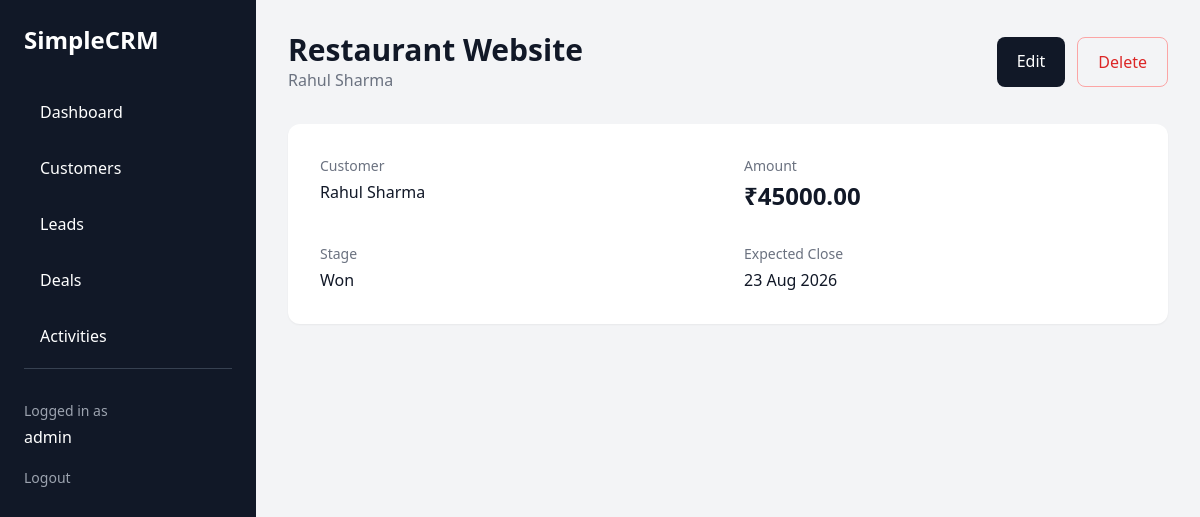
/deals/2/ (signed in), run on the app's committed database.
### crm/models.py (models this page shows, shortened)
class Deal(models.Model):
    STAGE_CHOICES = [
        ("proposal", "Proposal"),
        ("negotiation", "Negotiation"),
        ("won", "Won"),
        ("lost", "Lost"),
    ]
    name = models.CharField(max_length=150)
    customer = models.ForeignKey(
        Customer,
        on_delete=models.CASCADE,
        related_name="deals"
    )
    amount = models.DecimalField(
        max_digits=12,
        decimal_places=2
    )
    stage = models.CharField(
        max_length=20,
        choices=STAGE_CHOICES,
        default="proposal"
    )
    owner = models.ForeignKey(
    User,
    on_delete=models.SET_NULL,
    null=True,
    blank=True,
    related_name="deals",
    )
    expected_close_date = models.DateField(
        null=True,
        blank=True
    )
    created_at = models.DateTimeField(auto_now_add=True)

class Customer(models.Model):
    STATUS_CHOICES = [
        ("active", "Active"),
        ("inactive", "Inactive"),
    ]
    name = models.CharField(max_length=150)
    email = models.EmailField(blank=True)
    phone = models.CharField(max_length=30, blank=True)
    company = models.CharField(max_length=150, blank=True)
    notes = models.TextField(blank=True)
    status = models.CharField(
        max_length=20,
        choices=STATUS_CHOICES,
        default="active"
    )
    owner = models.ForeignKey(
    User,
    on_delete=models.SET_NULL,
    null=True,
    blank=True,
    related_name="customers",
    )
    created_at = models.DateTimeField(auto_now_add=True)
    updated_at = models.DateTimeField(auto_now=True)

### crm/views.py (the view)
@login_required
def deal_detail(request, pk):
    if is_manager_or_admin(request.user):
        deal = get_object_or_404(
            Deal.objects.select_related("customer"),
            pk=pk
        )
    else:
        deal = get_object_or_404(
            Deal.objects.select_related("customer"),
            pk=pk,
            owner=request.user
        )
    return render(
        request,
        "crm/deals/detail.html",
        {"deal": deal}
    )

### crm/views.py (called while the page is built)
def is_manager_or_admin(user):
    return user.is_superuser or user.is_staff

### crm/templates/crm/deals/detail.html (shortened to what this page needs)
{% extends "crm/base.html" %}
{% block content %}
<div class="flex justify-between items-center mb-8">
    <div>
        <h2 class="text-3xl font-bold">
            {{ deal.name }}
        </h2>
        <p class="text-gray-500">
            {{ deal.customer.name }}
        </p>
    </div>
    <div class="flex gap-3">
        <a
            href="{% url 'deal_edit' deal.pk %}"
            class="bg-gray-900 text-white px-5 py-3 rounded-lg"
        >
            Edit
        </a>
        <a
            href="{% url 'deal_delete' deal.pk %}"
            class="border border-red-300 text-red-600 px-5 py-3 rounded-lg"
        >
            Delete
        </a>
    </div>
</div>
<div class="bg-white rounded-xl shadow-sm p-8">
    <div class="grid md:grid-cols-2 gap-8">
        <div>
            <p class="text-sm text-gray-500">
                Customer
            </p>
            <a
                href="{% url 'customer_detail' deal.customer.pk %}"
                class="font-medium mt-1 inline-block hover:underline"
            >
                {{ deal.customer.name }}
            </a>
        </div>
        <div>
            <p class="text-sm text-gray-500">
                Amount
            </p>
            <p class="text-2xl font-bold mt-1">
                ₹{{ deal.amount }}
            </p>
        </div>
        <div>
            <p class="text-sm text-gray-500">
                Stage
            </p>
            <p class="font-medium mt-1">
                {{ deal.get_stage_display }}
            </p>
        </div>
        <div>
            <p class="text-sm text-gray-500">
                Expected Close
            </p>
            <p class="font-medium mt-1">
                {% if deal.expected_close_date %}
                    {{ deal.expected_close_date|date:"d M Y" }}
                {% else %}
                    Not specified
                {% endif %}
            </p>
        </div>
    </div>
</div>
{% endblock %}

### crm/templates/crm/base.html (shortened to what this page needs)
<!DOCTYPE html>
<html lang="en">
<head>
    <script src="https://cdn.tailwindcss.com"></script>
</head>
<body class="bg-gray-100 text-gray-900">
    <div class="flex min-h-screen">
        <aside class="w-64 bg-gray-900 text-white p-6">
            <h1 class="text-2xl font-bold mb-8">
                SimpleCRM
            </h1>
            <nav class="space-y-2">
                <a href="{% url 'dashboard' %}"
                   class="block px-4 py-3 rounded-lg hover:bg-gray-800">
                    Dashboard
                </a>
                <a href="{% url 'customer_list' %}"
                    class="block px-4 py-3 rounded-lg hover:bg-gray-800">
                        Customers
                </a>
                <a
    href="{% url 'lead_list' %}"
    class="block px-4 py-3 rounded-lg hover:bg-gray-800"
>
    Leads
</a>
                <a
    href="{% url 'deal_list' %}"
    class="block px-4 py-3 rounded-lg hover:bg-gray-800"
>
    Deals
</a>
                <a
    href="{% url 'activity_list' %}"
    class="block px-4 py-3 rounded-lg hover:bg-gray-800"
>
    Activities
</a>
<div class="mt-auto pt-8 border-t border-gray-700">
    <p class="text-sm text-gray-400">
        Logged in as
    </p>
    <p class="font-medium mt-1">
        {{ request.user.username }}
    </p>
    <form
        method="POST"
        action="{% url 'logout' %}"
        class="mt-4"
    >
        <button
            type="submit"
            class="text-sm text-gray-400 hover:text-white"
        >
            Logout
        </button>
    </form>
</div>
            </nav>
        </aside>
        <main class="flex-1 p-8">
            {% block content %}
            {% endblock %}
        </main>
    </div>
</body>
</html>

### data on the page
Deal: name "Restaurant Website", customer.name "Rahul Sharma", amount "45000.00", stage "Won", expected_close_date "23 Aug 2026"

### other printed values
{{ request.user.username }} "admin"
